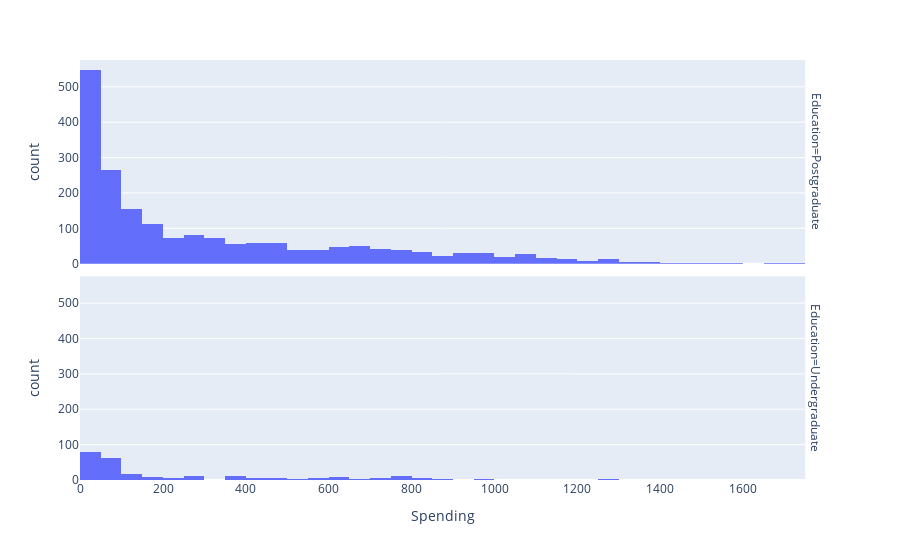

Notebook code for this chart:
### Code cell
fig = px.histogram (data, x = "Spending",  facet_row = "Education")
fig.show ()

### Figure 1 — Plotly figure (JSON) as saved in the notebook; plotly's stock layout.template omitted (floating-point values rounded to 4 significant figures; data arrays with more than 128 entries replaced by an {"elided": "..."} marker saying what was removed)
{"data": [{"alignmentgroup": "True", "bingroup": "x", "hovertemplate": "Education=Postgraduate<br>Spending=%{x}<br>count=%{y}<extra></extra>", "legendgroup": "", "marker": {"color": "#636efa", "pattern": {"shape": ""}}, "name": "", "offsetgroup": "", "orientation": "v", "showlegend": false, "type": "histogram", "x": {"elided": "1962 int values"}, "xaxis": "x2", "yaxis": "y2"}, {"alignmentgroup": "True", "bingroup": "x", "hovertemplate": "Education=Undergraduate<br>Spending=%{x}<br>count=%{y}<extra></extra>", "legendgroup": "", "marker": {"color": "#636efa", "pattern": {"shape": ""}}, "name": "", "offsetgroup": "", "orientation": "v", "showlegend": false, "type": "histogram", "x": {"elided": "254 int values"}, "xaxis": "x", "yaxis": "y"}], "layout": {"annotations": [{"font": {}, "showarrow": false, "text": "Education=Undergraduate", "textangle": 90, "x": 0.98, "xanchor": "left", "xref": "paper", "y": 0.2425, "yanchor": "middle", "yref": "paper"}, {"font": {}, "showarrow": false, "text": "Education=Postgraduate", "textangle": 90, "x": 0.98, "xanchor": "left", "xref": "paper", "y": 0.7575, "yanchor": "middle", "yref": "paper"}], "barmode": "relative", "legend": {"tracegroupgap": 0}, "margin": {"t": 60}, "xaxis": {"anchor": "y", "domain": [0, 0.98], "title": {"text": "Spending"}}, "xaxis2": {"anchor": "y2", "domain": [0, 0.98], "matches": "x", "showticklabels": false}, "yaxis": {"anchor": "x", "domain": [0, 0.485], "title": {"text": "count"}}, "yaxis2": {"anchor": "x2", "domain": [0.515, 1], "matches": "y", "title": {"text": "count"}}}}
